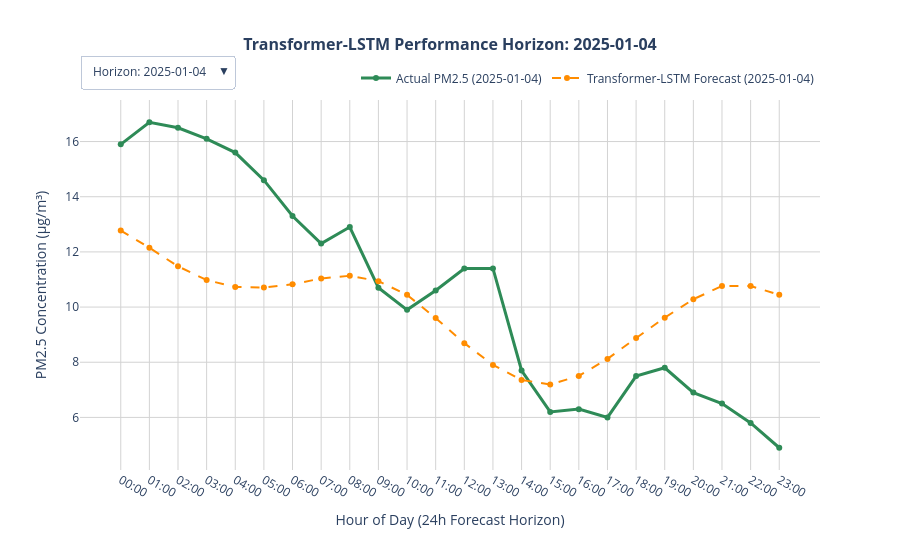

The notebook cell saved with this chart:
### Code cell
import plotly.graph_objects as go

sample_indices = [0, 50, 100, 150, 200, 250, 300, 350, 400, 450, 500, 550, 600]
num_samples = len(sample_indices)

fig = go.Figure()
buttons = []

for idx, sample_idx in enumerate(sample_indices):
    # Pull directly from pre-computed, inverted arrays to avoid loop overhead
    true_actual = true_ground_truth_all[sample_idx]
    true_pred = true_predictions_all[sample_idx]
    
    start_timestamp_idx = INPUT_WINDOW + sample_idx
    window_timestamps = df.loc["2025-01-01 00:00:00":"2025-01-31 23:00:00"].index[
        start_timestamp_idx : start_timestamp_idx + OUTPUT_WINDOW
    ]
    time_labels = [str(t).split()[1][:5] for t in window_timestamps]
    date_str = str(window_timestamps[0]).split()[0]
    
    fig.add_trace(go.Scatter(
        x=time_labels, y=true_actual,
        mode='lines+markers',
        name=f'Actual PM2.5 ({date_str})',
        line=dict(color='seagreen', width=3),
        visible=(idx == 0)
    ))
    
    fig.add_trace(go.Scatter(
        x=time_labels, y=true_pred,
        mode='lines+markers',
        name=f'Transformer-LSTM Forecast ({date_str})',
        line=dict(color='darkorange', width=2, dash='dash'),
        visible=(idx == 0)
    ))
    
    visibility_mask = [False] * (num_samples * 2)
    visibility_mask[idx * 2] = True
    visibility_mask[idx * 2 + 1] = True
    
    buttons.append(dict(
        label=f"Horizon: {date_str}",
        method="update",
        args=[
            {"visible": visibility_mask},
            {"title": f"<b>Transformer-LSTM Performance Horizon: {date_str}</b>"} 
        ]
    ))

initial_date_str = str(df.loc["2025-01-01 00:00:00":"2025-01-31 23:00:00"].index[INPUT_WINDOW]).split()[0]

fig.update_layout(
    title=dict(
        text=f'<b>Transformer-LSTM Performance Horizon: {initial_date_str}</b>',
        x=0.5,
        font=dict(size=16)
    ),
    updatemenus=[
        dict(
            buttons=buttons,
            direction="down",
            pad={"r": 10, "t": 10},
            showactive=True,
            x=0.0,
            xanchor="left",
            y=1.15,
            yanchor="top"
        )
    ],
    xaxis=dict(title='Hour of Day (24h Forecast Horizon)', showgrid=True, gridcolor='lightgray'),
    yaxis=dict(title='PM2.5 Concentration (μg/m³)', showgrid=True, gridcolor='lightgray'),
    template='plotly_white',
    hovermode='x unified',
    height=550,
    width=900,
    legend=dict(
        orientation="h",
        yanchor="bottom",
        y=1.02,
        xanchor="right",
        x=1
    )
)

fig.show()

### Figure 1 — Plotly figure (JSON) as saved in the notebook; plotly's stock layout.template omitted (floating-point values rounded to 4 significant figures)
{"data": [{"line": {"color": "seagreen", "width": 3}, "mode": "lines+markers", "name": "Actual PM2.5 (2025-01-04)", "type": "scatter", "visible": true, "x": ["00:00", "01:00", "02:00", "03:00", "04:00", "05:00", "06:00", "07:00", "08:00", "09:00", "10:00", "11:00", "12:00", "13:00", "14:00", "15:00", "16:00", "17:00", "18:00", "19:00", "20:00", "21:00", "22:00", "23:00"], "y": [15.9, 16.7, 16.5, 16.1, 15.6, 14.6, 13.3, 12.3, 12.9, 10.7, 9.9, 10.6, 11.4, 11.4, 7.7, 6.2, 6.3, 6.0, 7.5, 7.8, 6.9, 6.5, 5.8, 4.9]}, {"line": {"color": "darkorange", "dash": "dash", "width": 2}, "mode": "lines+markers", "name": "Transformer-LSTM Forecast (2025-01-04)", "type": "scatter", "visible": true, "x": ["00:00", "01:00", "02:00", "03:00", "04:00", "05:00", "06:00", "07:00", "08:00", "09:00", "10:00", "11:00", "12:00", "13:00", "14:00", "15:00", "16:00", "17:00", "18:00", "19:00", "20:00", "21:00", "22:00", "23:00"], "y": [12.77, 12.15, 11.48, 10.98, 10.73, 10.71, 10.82, 11.04, 11.13, 10.94, 10.44, 9.602, 8.693, 7.904, 7.358, 7.195, 7.503, 8.121, 8.877, 9.617, 10.28, 10.76, 10.76, 10.44]}, {"line": {"color": "seagreen", "width": 3}, "mode": "lines+markers", "name": "Actual PM2.5 (2025-01-06)", "type": "scatter", "visible": false, "x": ["02:00", "03:00", "04:00", "05:00", "06:00", "07:00", "08:00", "09:00", "10:00", "11:00", "12:00", "13:00", "14:00", "15:00", "16:00", "17:00", "18:00", "19:00", "20:00", "21:00", "22:00", "23:00", "00:00", "01:00"], "y": [3.1, 2.8, 1.7, 1.2, 1.1, 1.1, 1.1, 1.3, 1.6, 1.8, 1.8, 2.3, 2.3, 2.1, 2.1, 2.2, 2.9, 3.4, 3.5, 3.3, 3.0, 2.7, 2.4, 2.3]}, {"line": {"color": "darkorange", "dash": "dash", "width": 2}, "mode": "lines+markers", "name": "Transformer-LSTM Forecast (2025-01-06)", "type": "scatter", "visible": false, "x": ["02:00", "03:00", "04:00", "05:00", "06:00", "07:00", "08:00", "09:00", "10:00", "11:00", "12:00", "13:00", "14:00", "15:00", "16:00", "17:00", "18:00", "19:00", "20:00", "21:00", "22:00", "23:00", "00:00", "01:00"], "y": [2.742, 2.88, 3.082, 3.305, 3.567, 3.738, 3.857, 3.956, 4.002, 3.905, 3.776, 3.733, 3.757, 3.908, 4.107, 4.423, 4.787, 5.153, 5.406, 5.603, 5.735, 5.817, 5.786, 5.745]}, {"line": {"color": "seagreen", "width": 3}, "mode": "lines+markers", "name": "Actual PM2.5 (2025-01-08)", "type": "scatter", "visible": false, "x": ["04:00", "05:00", "06:00", "07:00", "08:00", "09:00", "10:00", "11:00", "12:00", "13:00", "14:00", "15:00", "16:00", "17:00", "18:00", "19:00", "20:00", "21:00", "22:00", "23:00", "00:00", "01:00", "02:00", "03:00"], "y": [6.0, 6.3, 6.2, 6.9, 8.5, 10.0, 9.9, 9.3, 7.7, 6.8, 6.8, 7.1, 8.1, 9.5, 11.0, 12.6, 13.3, 12.9, 13.6, 13.8, 13.5, 12.8, 14.0, 14.5]}, {"line": {"color": "darkorange", "dash": "dash", "width": 2}, "mode": "lines+markers", "name": "Transformer-LSTM Forecast (2025-01-08)", "type": "scatter", "visible": false, "x": ["04:00", "05:00", "06:00", "07:00", "08:00", "09:00", "10:00", "11:00", "12:00", "13:00", "14:00", "15:00", "16:00", "17:00", "18:00", "19:00", "20:00", "21:00", "22:00", "23:00", "00:00", "01:00", "02:00", "03:00"], "y": [5.974, 5.923, 5.873, 5.738, 5.577, 5.265, 4.96, 4.711, 4.533, 4.411, 4.327, 4.407, 4.564, 4.886, 5.222, 5.605, 5.965, 6.229, 6.376, 6.473, 6.518, 6.485, 6.342, 6.203]}, {"line": {"color": "seagreen", "width": 3}, "mode": "lines+markers", "name": "Actual PM2.5 (2025-01-10)", "type": "scatter", "visible": false, "x": ["06:00", "07:00", "08:00", "09:00", "10:00", "11:00", "12:00", "13:00", "14:00", "15:00", "16:00", "17:00", "18:00", "19:00", "20:00", "21:00", "22:00", "23:00", "00:00", "01:00", "02:00", "03:00", "04:00", "05:00"], "y": [12.1, 11.3, 10.4, 10.9, 11.2, 11.1, 11.3, 12.0, 12.3, 12.0, 11.5, 12.3, 14.2, 15.3, 19.2, 21.7, 22.1, 23.7, 22.8, 21.3, 21.5, 19.8, 18.8, 18.3]}, {"line": {"color": "darkorange", "dash": "dash", "width": 2}, "mode": "lines+markers", "name": "Transformer-LSTM Forecast (2025-01-10)", "type": "scatter", "visible": false, "x": ["06:00", "07:00", "08:00", "09:00", "10:00", "11:00", "12:00", "13:00", "14:00", "15:00", "16:00", "17:00", "18:00", "19:00", "20:00", "21:00", "22:00", "23:00", "00:00", "01:00", "02:00", "03:00", "04:00", "05:00"], "y": [11.7, 11.16, 10.57, 9.766, 8.951, 8.033, 7.199, 6.5, 6.037, 5.825, 5.84, 6.034, 6.293, 6.624, 6.812, 6.968, 7.169, 7.231, 7.268, 7.283, 7.327, 7.455, 7.514, 7.575]}, {"line": {"color": "seagreen", "width": 3}, "mode": "lines+markers", "name": "Actual PM2.5 (2025-01-12)", "type": "scatter", "visible": false, "x": ["08:00", "09:00", "10:00", "11:00", "12:00", "13:00", "14:00", "15:00", "16:00", "17:00", "18:00", "19:00", "20:00", "21:00", "22:00", "23:00", "00:00", "01:00", "02:00", "03:00", "04:00", "05:00", "06:00", "07:00"], "y": [16.1, 15.0, 13.3, 10.2, 9.1, 8.7, 7.6, 6.8, 6.9, 7.3, 7.8, 7.9, 8.3, 8.5, 8.1, 7.3, 6.7, 5.9, 6.0, 5.8, 5.8, 6.1, 6.3, 6.0]}, {"line": {"color": "darkorange", "dash": "dash", "width": 2}, "mode": "lines+markers", "name": "Transformer-LSTM Forecast (2025-01-12)", "type": "scatter", "visible": false, "x": ["08:00", "09:00", "10:00", "11:00", "12:00", "13:00", "14:00", "15:00", "16:00", "17:00", "18:00", "19:00", "20:00", "21:00", "22:00", "23:00", "00:00", "01:00", "02:00", "03:00", "04:00", "05:00", "06:00", "07:00"], "y": [15.69, 14.57, 13.56, 12.37, 11.27, 10.49, 10.09, 9.897, 10.02, 10.39, 10.76, 11.39, 11.88, 12.11, 12.17, 12.11, 11.94, 11.62, 11.32, 11.18, 11.01, 11.0, 11.03, 10.96]}, {"line": {"color": "seagreen", "width": 3}, "mode": "lines+markers", "name": "Actual PM2.5 (2025-01-14)", "type": "scatter", "visible": false, "x": ["10:00", "11:00", "12:00", "13:00", "14:00", "15:00", "16:00", "17:00", "18:00", "19:00", "20:00", "21:00", "22:00", "23:00", "00:00", "01:00", "02:00", "03:00", "04:00", "05:00", "06:00", "07:00", "08:00", "09:00"], "y": [9.8, 9.3, 8.2, 7.6, 7.3, 6.9, 7.6, 8.8, 9.9, 11.1, 12.1, 12.4, 12.0, 11.2, 10.3, 9.4, 9.3, 7.5, 7.2, 7.0, 6.9, 7.3, 7.9, 8.2]}, {"line": {"color": "darkorange", "dash": "dash", "width": 2}, "mode": "lines+markers", "name": "Transformer-LSTM Forecast (2025-01-14)", "type": "scatter", "visible": false, "x": ["10:00", "11:00", "12:00", "13:00", "14:00", "15:00", "16:00", "17:00", "18:00", "19:00", "20:00", "21:00", "22:00", "23:00", "00:00", "01:00", "02:00", "03:00", "04:00", "05:00", "06:00", "07:00", "08:00", "09:00"], "y": [9.71, 9.291, 8.82, 8.45, 8.203, 8.182, 8.417, 8.73, 9.18, 9.742, 10.22, 10.64, 10.93, 11.06, 11.0, 10.99, 10.89, 10.77, 10.75, 10.75, 10.74, 10.72, 10.6, 10.39]}, {"line": {"color": "seagreen", "width": 3}, "mode": "lines+markers", "name": "Actual PM2.5 (2025-01-16)", "type": "scatter", "visible": false, "x": ["12:00", "13:00", "14:00", "15:00", "16:00", "17:00", "18:00", "19:00", "20:00", "21:00", "22:00", "23:00", "00:00", "01:00", "02:00", "03:00", "04:00", "05:00", "06:00", "07:00", "08:00", "09:00", "10:00", "11:00"], "y": [16.4, 16.4, 15.0, 12.7, 11.9, 12.4, 13.7, 15.9, 16.8, 15.5, 13.8, 17.2, 14.2, 12.7, 11.1, 10.9, 10.1, 10.4, 10.2, 11.0, 11.5, 11.4, 10.8, 10.0]}, {"line": {"color": "darkorange", "dash": "dash", "width": 2}, "mode": "lines+markers", "name": "Transformer-LSTM Forecast (2025-01-16)", "type": "scatter", "visible": false, "x": ["12:00", "13:00", "14:00", "15:00", "16:00", "17:00", "18:00", "19:00", "20:00", "21:00", "22:00", "23:00", "00:00", "01:00", "02:00", "03:00", "04:00", "05:00", "06:00", "07:00", "08:00", "09:00", "10:00", "11:00"], "y": [15.49, 14.55, 13.71, 13.0, 12.62, 13.02, 14.2, 15.52, 17.07, 18.61, 19.74, 20.65, 20.93, 20.85, 20.74, 20.66, 20.56, 20.55, 20.51, 20.64, 20.49, 20.38, 20.04, 19.22]}, {"line": {"color": "seagreen", "width": 3}, "mode": "lines+markers", "name": "Actual PM2.5 (2025-01-18)", "type": "scatter", "visible": false, "x": ["14:00", "15:00", "16:00", "17:00", "18:00", "19:00", "20:00", "21:00", "22:00", "23:00", "00:00", "01:00", "02:00", "03:00", "04:00", "05:00", "06:00", "07:00", "08:00", "09:00", "10:00", "11:00", "12:00", "13:00"], "y": [11.7, 10.9, 11.2, 16.0, 17.8, 19.7, 21.6, 23.1, 22.6, 22.1, 20.6, 22.2, 22.7, 22.8, 23.9, 22.3, 18.9, 15.7, 15.4, 15.5, 15.4, 15.6, 16.8, 14.8]}, {"line": {"color": "darkorange", "dash": "dash", "width": 2}, "mode": "lines+markers", "name": "Transformer-LSTM Forecast (2025-01-18)", "type": "scatter", "visible": false, "x": ["14:00", "15:00", "16:00", "17:00", "18:00", "19:00", "20:00", "21:00", "22:00", "23:00", "00:00", "01:00", "02:00", "03:00", "04:00", "05:00", "06:00", "07:00", "08:00", "09:00", "10:00", "11:00", "12:00", "13:00"], "y": [12.52, 13.02, 13.91, 14.92, 16.16, 17.84, 19.41, 20.58, 21.29, 21.51, 21.2, 20.83, 19.85, 18.95, 18.18, 17.59, 17.01, 16.55, 16.25, 15.96, 15.71, 15.51, 15.24, 14.99]}, {"line": {"color": "seagreen", "width": 3}, "mode": "lines+markers", "name": "Actual PM2.5 (2025-01-20)", "type": "scatter", "visible": false, "x": ["16:00", "17:00", "18:00", "19:00", "20:00", "21:00", "22:00", "23:00", "00:00", "01:00", "02:00", "03:00", "04:00", "05:00", "06:00", "07:00", "08:00", "09:00", "10:00", "11:00", "12:00", "13:00", "14:00", "15:00"], "y": [9.0, 9.8, 10.7, 12.4, 13.2, 14.8, 16.0, 16.4, 15.7, 16.4, 16.4, 15.8, 15.5, 16.1, 15.5, 16.0, 17.3, 19.0, 19.4, 20.7, 21.4, 20.6, 18.8, 17.4]}, {"line": {"color": "darkorange", "dash": "dash", "width": 2}, "mode": "lines+markers", "name": "Transformer-LSTM Forecast (2025-01-20)", "type": "scatter", "visible": false, "x": ["16:00", "17:00", "18:00", "19:00", "20:00", "21:00", "22:00", "23:00", "00:00", "01:00", "02:00", "03:00", "04:00", "05:00", "06:00", "07:00", "08:00", "09:00", "10:00", "11:00", "12:00", "13:00", "14:00", "15:00"], "y": [10.45, 11.11, 12.04, 12.78, 13.44, 14.01, 14.31, 14.3, 14.08, 13.67, 13.04, 12.5, 11.79, 11.27, 10.8, 10.51, 10.35, 10.2, 9.999, 9.821, 9.796, 9.858, 10.19, 10.58]}, {"line": {"color": "seagreen", "width": 3}, "mode": "lines+markers", "name": "Actual PM2.5 (2025-01-22)", "type": "scatter", "visible": false, "x": ["18:00", "19:00", "20:00", "21:00", "22:00", "23:00", "00:00", "01:00", "02:00", "03:00", "04:00", "05:00", "06:00", "07:00", "08:00", "09:00", "10:00", "11:00", "12:00", "13:00", "14:00", "15:00", "16:00", "17:00"], "y": [17.8, 22.2, 25.9, 24.6, 23.5, 21.9, 20.0, 18.9, 15.5, 11.7, 11.2, 6.2, 3.9, 3.5, 3.2, 2.5, 2.3, 1.9, 1.7, 1.7, 2.6, 3.1, 3.3, 3.4]}, {"line": {"color": "darkorange", "dash": "dash", "width": 2}, "mode": "lines+markers", "name": "Transformer-LSTM Forecast (2025-01-22)", "type": "scatter", "visible": false, "x": ["18:00", "19:00", "20:00", "21:00", "22:00", "23:00", "00:00", "01:00", "02:00", "03:00", "04:00", "05:00", "06:00", "07:00", "08:00", "09:00", "10:00", "11:00", "12:00", "13:00", "14:00", "15:00", "16:00", "17:00"], "y": [15.68, 17.5, 19.59, 21.01, 22.05, 22.68, 22.63, 21.84, 20.88, 20.02, 19.19, 18.76, 17.95, 17.4, 16.68, 15.76, 14.75, 13.45, 12.09, 10.81, 10.03, 9.676, 9.933, 10.45]}, {"line": {"color": "seagreen", "width": 3}, "mode": "lines+markers", "name": "Actual PM2.5 (2025-01-24)", "type": "scatter", "visible": false, "x": ["20:00", "21:00", "22:00", "23:00", "00:00", "01:00", "02:00", "03:00", "04:00", "05:00", "06:00", "07:00", "08:00", "09:00", "10:00", "11:00", "12:00", "13:00", "14:00", "15:00", "16:00", "17:00", "18:00", "19:00"], "y": [4.1, 4.9, 5.0, 5.2, 4.6, 3.1, 3.2, 3.7, 5.2, 4.6, 4.7, 4.9, 5.1, 5.3, 5.0, 4.5, 4.3, 3.7, 3.2, 3.7, 4.1, 5.0, 6.9, 7.6]}, {"line": {"color": "darkorange", "dash": "dash", "width": 2}, "mode": "lines+markers", "name": "Transformer-LSTM Forecast (2025-01-24)", "type": "scatter", "visible": false, "x": ["20:00", "21:00", "22:00", "23:00", "00:00", "01:00", "02:00", "03:00", "04:00", "05:00", "06:00", "07:00", "08:00", "09:00", "10:00", "11:00", "12:00", "13:00", "14:00", "15:00", "16:00", "17:00", "18:00", "19:00"], "y": [4.393, 4.485, 4.571, 4.558, 4.48, 4.223, 3.996, 3.849, 3.788, 3.753, 3.809, 3.899, 4.006, 4.02, 3.927, 3.857, 3.829, 3.846, 3.928, 4.105, 4.375, 4.703, 5.037, 5.387]}, {"line": {"color": "seagreen", "width": 3}, "mode": "lines+markers", "name": "Actual PM2.5 (2025-01-26)", "type": "scatter", "visible": false, "x": ["22:00", "23:00", "00:00", "01:00", "02:00", "03:00", "04:00", "05:00", "06:00", "07:00", "08:00", "09:00", "10:00", "11:00", "12:00", "13:00", "14:00", "15:00", "16:00", "17:00", "18:00", "19:00", "20:00", "21:00"], "y": [3.0, 2.4, 1.7, 1.7, 2.8, 2.9, 2.7, 3.2, 2.9, 3.2, 2.8, 3.0, 2.9, 2.7, 2.6, 2.6, 2.7, 2.6, 2.7, 2.9, 3.3, 3.3, 3.6, 3.8]}, {"line": {"color": "darkorange", "dash": "dash", "width": 2}, "mode": "lines+markers", "name": "Transformer-LSTM Forecast (2025-01-26)", "type": "scatter", "visible": false, "x": ["22:00", "23:00", "00:00", "01:00", "02:00", "03:00", "04:00", "05:00", "06:00", "07:00", "08:00", "09:00", "10:00", "11:00", "12:00", "13:00", "14:00", "15:00", "16:00", "17:00", "18:00", "19:00", "20:00", "21:00"], "y": [3.493, 3.638, 3.7, 3.768, 3.795, 3.745, 3.747, 3.796, 3.861, 3.828, 3.799, 3.692, 3.584, 3.497, 3.318, 3.245, 3.303, 3.445, 3.693, 4.047, 4.452, 4.871, 5.173, 5.438]}, {"line": {"color": "seagreen", "width": 3}, "mode": "lines+markers", "name": "Actual PM2.5 (2025-01-29)", "type": "scatter", "visible": false, "x": ["00:00", "01:00", "02:00", "03:00", "04:00", "05:00", "06:00", "07:00", "08:00", "09:00", "10:00", "11:00", "12:00", "13:00", "14:00", "15:00", "16:00", "17:00", "18:00", "19:00", "20:00", "21:00", "22:00", "23:00"], "y": [3.9, 3.9, 4.0, 4.0, 4.0, 3.9, 4.1, 4.5, 5.2, 5.8, 6.1, 5.6, 4.3, 3.8, 5.4, 5.8, 4.7, 4.3, 5.0, 5.6, 5.7, 5.9, 5.9, 5.7]}, {"line": {"color": "darkorange", "dash": "dash", "width": 2}, "mode": "lines+markers", "name": "Transformer-LSTM Forecast (2025-01-29)", "type": "scatter", "visible": false, "x": ["00:00", "01:00", "02:00", "03:00", "04:00", "05:00", "06:00", "07:00", "08:00", "09:00", "10:00", "11:00", "12:00", "13:00", "14:00", "15:00", "16:00", "17:00", "18:00", "19:00", "20:00", "21:00", "22:00", "23:00"], "y": [3.91, 3.951, 3.962, 4.004, 4.04, 4.006, 4.016, 4.068, 4.115, 4.059, 3.957, 3.834, 3.736, 3.724, 3.693, 3.797, 4.022, 4.302, 4.609, 4.945, 5.259, 5.519, 5.606, 5.645]}], "layout": {"height": 550, "hovermode": "x unified", "legend": {"orientation": "h", "x": 1, "xanchor": "right", "y": 1.02, "yanchor": "bottom"}, "title": {"font": {"size": 16}, "text": "<b>Transformer-LSTM Performance Horizon: 2025-01-04</b>", "x": 0.5}, "updatemenus": [{"buttons": [{"args": [{"visible": [true, true, false, false, false, false, false, false, false, false, false, false, false, false, false, false, false, false, false, false, false, false, false, false, false, false]}, {"title": "<b>Transformer-LSTM Performance Horizon: 2025-01-04</b>"}], "label": "Horizon: 2025-01-04", "method": "update"}, {"args": [{"visible": [false, false, true, true, false, false, false, false, false, false, false, false, false, false, false, false, false, false, false, false, false, false, false, false, false, false]}, {"title": "<b>Transformer-LSTM Performance Horizon: 2025-01-06</b>"}], "label": "Horizon: 2025-01-06", "method": "update"}, {"args": [{"visible": [false, false, false, false, true, true, false, false, false, false, false, false, false, false, false, false, false, false, false, false, false, false, false, false, false, false]}, {"title": "<b>Transformer-LSTM Performance Horizon: 2025-01-08</b>"}], "label": "Horizon: 2025-01-08", "method": "update"}, {"args": [{"visible": [false, false, false, false, false, false, true, true, false, false, false, false, false, false, false, false, false, false, false, false, false, false, false, false, false, false]}, {"title": "<b>Transformer-LSTM Performance Horizon: 2025-01-10</b>"}], "label": "Horizon: 2025-01-10", "method": "update"}, {"args": [{"visible": [false, false, false, false, false, false, false, false, true, true, false, false, false, false, false, false, false, false, false, false, false, false, false, false, false, false]}, {"title": "<b>Transformer-LSTM Performance Horizon: 2025-01-12</b>"}], "label": "Horizon: 2025-01-12", "method": "update"}, {"args": [{"visible": [false, false, false, false, false, false, false, false, false, false, true, true, false, false, false, false, false, false, false, false, false, false, false, false, false, false]}, {"title": "<b>Transformer-LSTM Performance Horizon: 2025-01-14</b>"}], "label": "Horizon: 2025-01-14", "method": "update"}, {"args": [{"visible": [false, false, false, false, false, false, false, false, false, false, false, false, true, true, false, false, false, false, false, false, false, false, false, false, false, false]}, {"title": "<b>Transformer-LSTM Performance Horizon: 2025-01-16</b>"}], "label": "Horizon: 2025-01-16", "method": "update"}, {"args": [{"visible": [false, false, false, false, false, false, false, false, false, false, false, false, false, false, true, true, false, false, false, false, false, false, false, false, false, false]}, {"title": "<b>Transformer-LSTM Performance Horizon: 2025-01-18</b>"}], "label": "Horizon: 2025-01-18", "method": "update"}, {"args": [{"visible": [false, false, false, false, false, false, false, false, false, false, false, false, false, false, false, false, true, true, false, false, false, false, false, false, false, false]}, {"title": "<b>Transformer-LSTM Performance Horizon: 2025-01-20</b>"}], "label": "Horizon: 2025-01-20", "method": "update"}, {"args": [{"visible": [false, false, false, false, false, false, false, false, false, false, false, false, false, false, false, false, false, false, true, true, false, false, false, false, false, false]}, {"title": "<b>Transformer-LSTM Performance Horizon: 2025-01-22</b>"}], "label": "Horizon: 2025-01-22", "method": "update"}, {"args": [{"visible": [false, false, false, false, false, false, false, false, false, false, false, false, false, false, false, false, false, false, false, false, true, true, false, false, false, false]}, {"title": "<b>Transformer-LSTM Performance Horizon: 2025-01-24</b>"}], "label": "Horizon: 2025-01-24", "method": "update"}, {"args": [{"visible": [false, false, false, false, false, false, false, false, false, false, false, false, false, false, false, false, false, false, false, false, false, false, true, true, false, false]}, {"title": "<b>Transformer-LSTM Performance Horizon: 2025-01-26</b>"}], "label": "Horizon: 2025-01-26", "method": "update"}, {"args": [{"visible": [false, false, false, false, false, false, false, false, false, false, false, false, false, false, false, false, false, false, false, false, false, false, false, false, true, true]}, {"title": "<b>Transformer-LSTM Performance Horizon: 2025-01-29</b>"}], "label": "Horizon: 2025-01-29", "method": "update"}], "direction": "down", "pad": {"r": 10, "t": 10}, "showactive": true, "x": 0, "xanchor": "left", "y": 1.15, "yanchor": "top"}], "width": 900, "xaxis": {"gridcolor": "lightgray", "showgrid": true, "title": {"text": "Hour of Day (24h Forecast Horizon)"}}, "yaxis": {"gridcolor": "lightgray", "showgrid": true, "title": {"text": "PM2.5 Concentration (μg/m³)"}}}}
